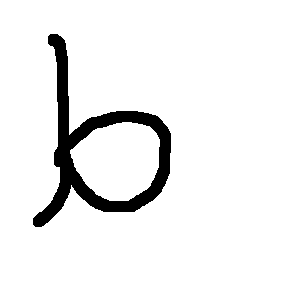
#> input picture HAFTA7/b.png, 300 x 300 px; its folder holds only this picture in this run
$ python dilation.py
#> lines starting #> are read from the running program, lines starting #| are printed output that depends on the picture; after the words box and inside, x2 and y2 are one past the last pixel; in counts of white or black regions, pixels touching at a corner belong together
#> further down, img_0 is the input picture: shape (300, 300, 3) float32; values 0 (black) and 1 (white), 93.6% white; 1 black region, box (x1, y1, x2, y2) and area: (33, 34, 171, 227) 5751
import os
import numpy as np
import matplotlib.pyplot as plt


def get_jpeg():
    print(os.getcwd())
    print(os.listdir())

    path = os.getcwd()

    jpg_image = [ f for f in os.listdir(path) if f.endswith('.png')]

    return jpg_image

def convert_RGB_to_monochrome_BW(img_1, threshold=0.5):
#> called with threshold = 0.5
    img_2 = np.zeros((img_1.shape[0], img_1.shape[1]))
    for i in range(img_2.shape[1]):
        for j in range(img_2.shape[1]):
            if(img_1[i,j,0]/3+img_1[i,j,1]/3+img_1[i,j,1]/3)>threshold:
                img_2[i,j] = 1
            else:
                img_2[i,j] = 0
    return img_2

def define_mask_1():
    mask_1 = [[1,1,1], [1,1,1], [1,1,1]]

    return mask_1

def define_mask_2():
    mask_1 = [[0,0,0], [0,0,0], [0,0,0]]

    return mask_1

def my_dilation(img_1, mask):
    m = img_1.shape[0]
#> m = 300
    n = img_1.shape[1]
#> n = 300
    img_2 = np.random.randint(0,1,(m,n))
    for i in range(1, m-1):
        for j in range(1, n-1):

            x_1 = img_1[i,j] and mask[1][1]

            x_2 = img_1[i-1,j-1] and mask[0][0]
            x_3 = img_1[i-1,j] and mask[0][1]
            x_4 = img_1[i-1,j+1] and mask[0][2]

            x_5 = img_1[i+1,j-1] and mask[2][0]
            x_6 = img_1[i+1,j] and mask[2][1]
            x_7 = img_1[i+1,j+1] and mask[2][2]

            x_8 = img_1[i,j-1] and mask[1][0]
            x_9 = img_1[i,j+1] and mask[1][2]

            result_1 = x_1 or x_2 or x_3 or x_4 or x_5
            result_2 = x_6 or x_7 or x_8 or x_9

            result = result_1 or result_2

            img_2[i,j] = result
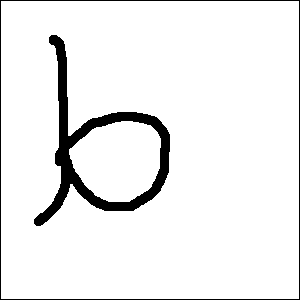
#> img_2: shape (300, 300) int64; values 0 (black) and 1 (white), 93.5% white; 2 black regions, box (x1, y1, x2, y2) and area: (34, 35, 170, 226) 4617, (0, 0, 300, 300) 1196

    return img_2

def m_f_0_and(l1,l2):
    s = []
    for i in range(len(l1)):
        s.append(l1[i] and l2[i])
    return s


def m_f_1_AND_or_OR(l1, operator=0):
    if operator:
        if 1 in l1:
            s1 = 1
        else:
            s1=0
    else:
        if 0 in l1:
            s1 = 0
        else:
            s1=1

    return s1

def m_f_2_combine(l1,l2, op=0):
    a = m_f_0_and(l1,l2)
    return m_f_1_AND_or_OR(a,op)


img_0 = plt.imread(get_jpeg()[0])
plt.subplot(1,4,1)
plt.imshow(img_0)

img_1= convert_RGB_to_monochrome_BW(img_0)
plt.subplot(1,4,2)
plt.imshow(img_1, cmap='gray')


img_2 = my_dilation(img_1, define_mask_1())
plt.subplot(1,4,3)
plt.imshow(img_2, cmap='gray')


img_3 = my_dilation(img_2, define_mask_1())
#> after the loop in my_dilation (call 2), `for i in range(1, m-1):`:
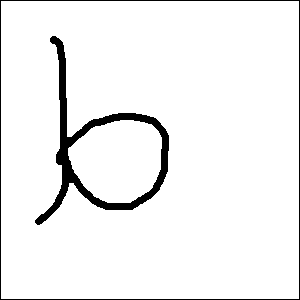
#> img_2: shape (300, 300) int64; values 0 (black) and 1 (white), 94.8% white; 2 black regions, box (x1, y1, x2, y2) and area: (35, 36, 169, 225) 3483, (0, 0, 300, 300) 1196
plt.subplot(1,4,4)
plt.imshow(img_3, cmap='gray')
plt.show()
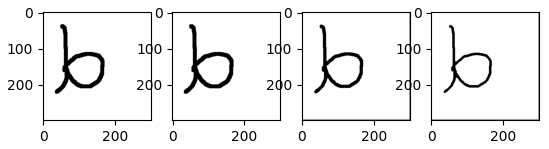
#> figure drawn by matplotlib, 4 panels

#> (the run stopped early here; a loop or call above may not have finished)
